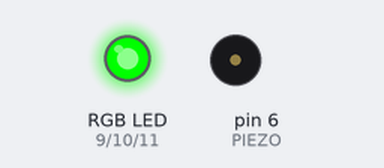
Bench run of a sketch on a simulated Arduino Uno, built with avr-gcc and run on an emulated ATmega328P. Shown: an RGB LED mixed from three pins (HIGH = lit), buzzer (waves = sounding).

Above: at 0.05 s.
At 2.05 s:
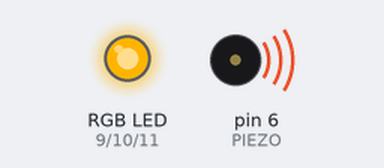
At 3.0 s:
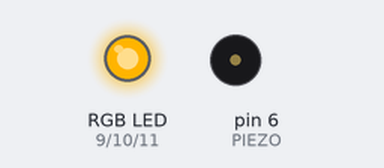
At 4.45 s:
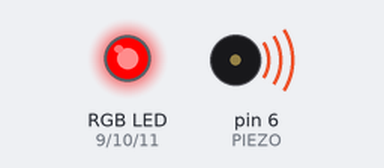
At 5.95 s:
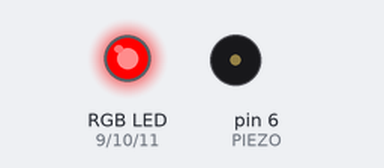
Timing chart, 0 to 7.8 s (numbered marks = the images above):
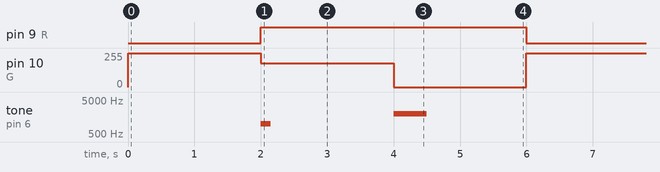

Measured:
- by itself, pin 9 (R): alternates HIGH for 4.0 s and LOW for 2.0 s
- by itself, pin 10 (G): repeats every 6.0 s: 180/255 2.0 s, 0/255 2.0 s, 255/255 2.0 s
- by itself, tone on pin 6 (PIEZO): repeats every 6.0 s: silent 1.9 s, 2000 Hz 0.50 s, silent 3.5 s, 1000 Hz 0.15 s

The sketch:

05_panell_senyalitzacio.ino
```cpp
/*
  SA2 - 05_panell_senyalitzacio.ino  (PRODUCTE integrador)
  Panell d'estats: combina LED RGB (color d'estat) + piezo (avis sonor).
  Circuit: R=9, G=10, B=11 (220 ohm, catode comu a GND)
           piezo (+)=6, (-)=GND
  Estats: CORRECTE (verd), AVIS (groc + so curt), ALARMA (vermell + so llarg)
  Quan: S3 - producte
*/

const int R = 9, G = 10, B = 11;   // LED RGB
const int PIEZO = 6;               // brunzidor

void color(int r, int g, int b) {
  analogWrite(R, r);
  analogWrite(G, g);
  analogWrite(B, b);
}

void setup() {
  pinMode(R, OUTPUT);
  pinMode(G, OUTPUT);
  pinMode(B, OUTPUT);
  pinMode(PIEZO, OUTPUT);
}

void estatCorrecte() {
  color(0, 255, 0);          // verd
  noTone(PIEZO);             // en silenci
}

void estatAvis() {
  color(255, 180, 0);        // groc
  tone(PIEZO, 1000, 150);    // bip curt (1 kHz, 150 ms)
}

void estatAlarma() {
  color(255, 0, 0);          // vermell
  tone(PIEZO, 2000, 500);    // bip llarg i mes agut (2 kHz, 500 ms)
}

void loop() {
  // Demostracio ciclica dels tres estats (en el projecte real,
  // l'estat es decidira a partir de sensors - vegeu SA3).
  estatCorrecte();  delay(2000);
  estatAvis();      delay(2000);
  estatAlarma();    delay(2000);
}
```
